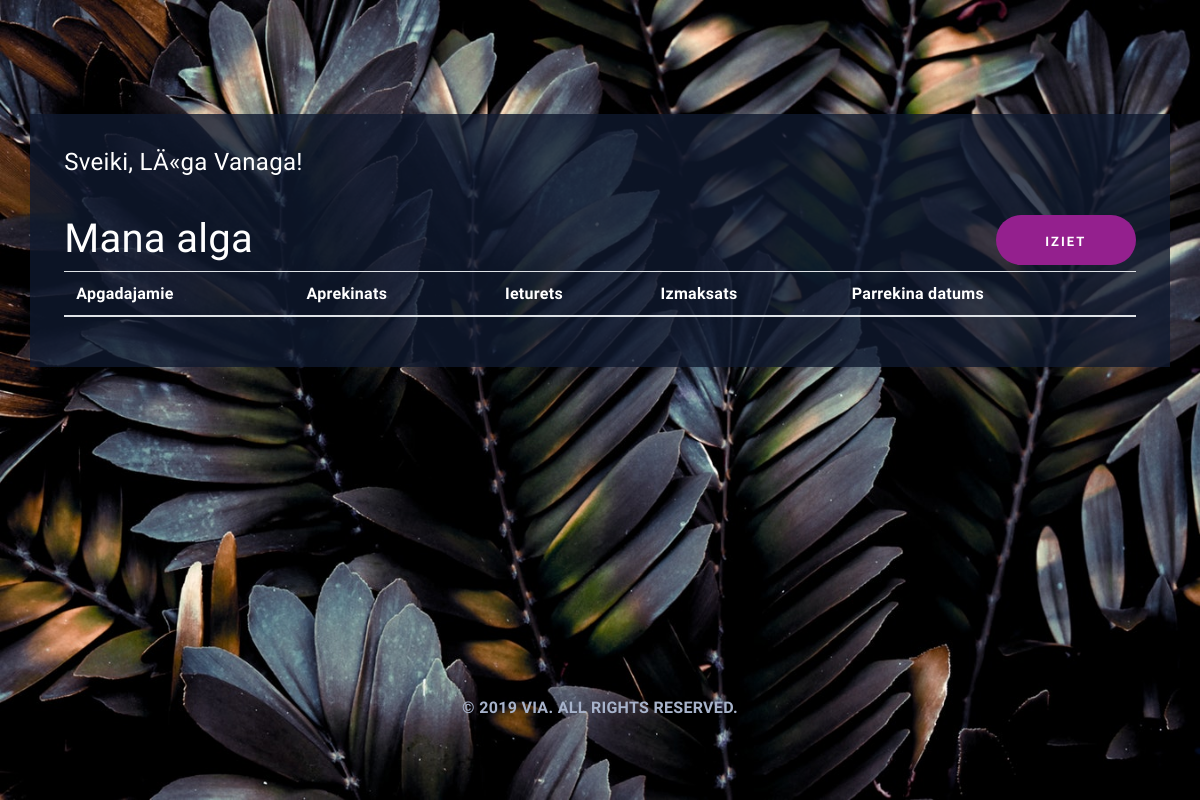
The page /welcome_view.php (signed in) on the database as committed earlier.
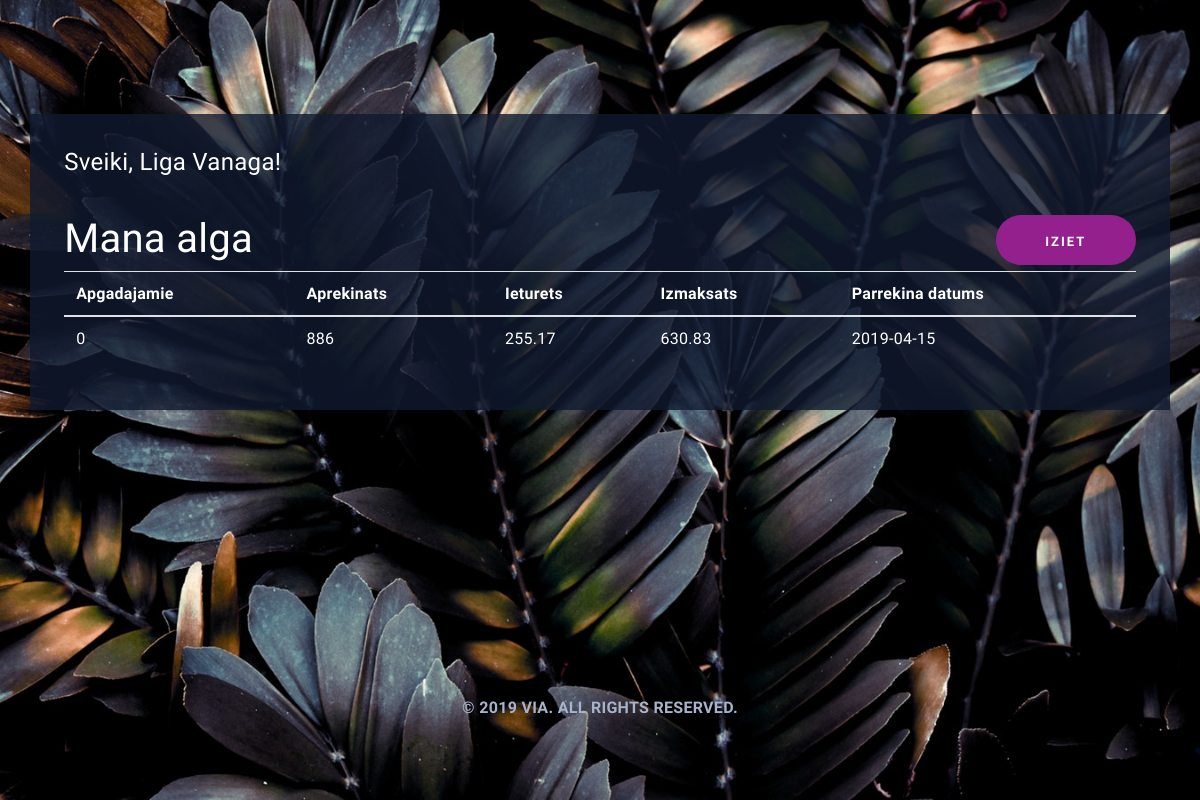
The same page on the database as committed later.
### tables this page shows
CREATE TABLE IF NOT EXISTS `users` (
  `id` int(11) NOT NULL,
  `name` varchar(50) NOT NULL,
  `surname` varchar(100) NOT NULL,
  `personal_code` varchar(12) NOT NULL,
  `email` varchar(100) NOT NULL,
  `role` varchar(25) NOT NULL,
  `password` varchar(255) NOT NULL,
  `created_at` datetime NOT NULL DEFAULT CURRENT_TIMESTAMP
);

CREATE TABLE IF NOT EXISTS `data` (
  `id` int(11) NOT NULL,
  `user_id` int(11) NOT NULL,
  `period_start` datetime NOT NULL,
  `period_end` datetime NOT NULL,
  `bruto` float NOT NULL,
  `taxes_employee` float NOT NULL,
  `taxes_employer` float NOT NULL,
  `neto` float NOT NULL,
  `dependents` int(2) NOT NULL,
  `created_at` datetime NOT NULL DEFAULT CURRENT_TIMESTAMP ON UPDATE CURRENT_TIMESTAMP
);

### welcome_view.php (the view, shortened to what this page needs)
<?php
$user_id = $_SESSION["id"];
class ReadOwnData
{
    public static function readDataTable($pdo, $user_id)
    {
        $statement = $pdo->prepare("SELECT id, user_id, period_start, period_end, bruto, taxes_employee, taxes_employer, neto, dependents, date(created_at) as date FROM data WHERE data.user_id = '$user_id'");
        $statement->execute();
        $salaryData = $statement->fetchAll(PDO::FETCH_CLASS, "Salary");
        return $salaryData;
    }
}
class ReadPersonalData
{
	public static function readUserData($pdo, $user_id)
    {
        $statement = $pdo->prepare("SELECT id, name, surname, personal_code, email FROM users WHERE id = '$user_id'");
        $statement->execute();
        $personalData = $statement->fetchAll(PDO::FETCH_CLASS, "Name");
        return $personalData;
    }
}
require "db_connect.php";
$salaryData = ReadOwnData::readDataTable($pdo, $user_id);
$personalData = ReadPersonalData::readUserData($pdo, $user_id);
require "header.php";
?>
<body>
<div class="background-image"></div>
<main class="container">
    <div class="row">
        <div class="dark_container col-12">
		<span><h4><?php foreach ($personalData as $person) {echo "Sveiki, " . $person->name . " ". $person->surname . "!";} ?></h4>
		</span>
            <a href="logout.php" class="btn btn_logout uppercase" id="signout">Iziet</a>
            <h1>Mana alga</h1>
			<table class="table table-hover user_table">
                <thead>
                    <tr>
						<th scope="col">Apgadajamie</th>
                        <th scope="col">Aprekinats</th>
                        <th scope="col">Ieturets</th>
                        <th scope="col">Izmaksats</th>
						<th scope="col">Parrekina datums</th>
                    </tr>
                </thead>
                <tbody>
                    <?php foreach ($salaryData as $salary) { ?>
                        <tr>
                            <form action="<?php echo htmlspecialchars($_SERVER["PHP_SELF"]); ?>" method="post">
								<td><?= $salary->dependents ?></td>
                                <td><?= $salary->bruto ?></td>
                                <td><?= $salary->taxes_employee ?></td>
								<td><?= $salary->neto ?></td>
								<td><?= $salary->date ?></td>
                            </form>
                        </tr>
                    <?php }; ?>
                </tbody>
            </table>
        </div>
    </div>
</main>
<?php
require "footer.php";
?>
</body>
</html>

### header.php (shortened to what this page needs)
<DOCTYPE! html>
<html>
<head>
    <link rel="stylesheet" href="https://maxcdn.bootstrapcdn.com/bootstrap/4.0.0/css/bootstrap.min.css"
>
    <link rel="stylesheet" type="text/css" href="styles.css">
</head>

### footer.php (shortened to what this page needs)
<footer>
    <p class="uppercase">&copy; 2019 Via. All Rights Reserved.</p>
</footer>

### styles.css (style rules this page uses)
body { overflow: hidden; font-family: Source Sans Pro, sans-serif; letter-spacing: 0.3px; font-size: 16px; }
.dark_container { background-color: rgba(15, 26, 47, 0.8); margin-top: 10%; color: white; padding: 3%; }
footer { color: #a7b3cb; font-weight: bold; position: absolute; right: 0; bottom: 0; left: 0; padding: 4rem; text-align: center; }
.btn { border-radius: 25px; font-weight: 700; font-size: 13px; letter-spacing: 2px; width: 140px; height: 50px; }
.dark_container a { padding-top: 1.5%; }
.btn_logout { background-color: #94208e; color: white; float: right; }
.uppercase { text-transform: uppercase; }
.user_table tr { color: white; }
h4 { padding-bottom: 30px; }
div.background-image { height: 100%; width: 100%; margin: 0; background-image: url(images/background.jpg); background-size: cover; z-index: -1; position: absolute; -webkit-animation-duration: 40s; animation-duration: 40s; -webkit-animation-name: bgzoom; animation-name: bgzoom; -webkit-animation-iteration-count: infinite; animation-iteration-count: infinite; }

Rows that differ between the two databases and show on the page:
changed users "Vanaga": name "LÄ«ga" → "Liga"
added data: dependents "0", bruto "886", taxes_employee "255.17", neto "630.83", date "2019-04-15"
